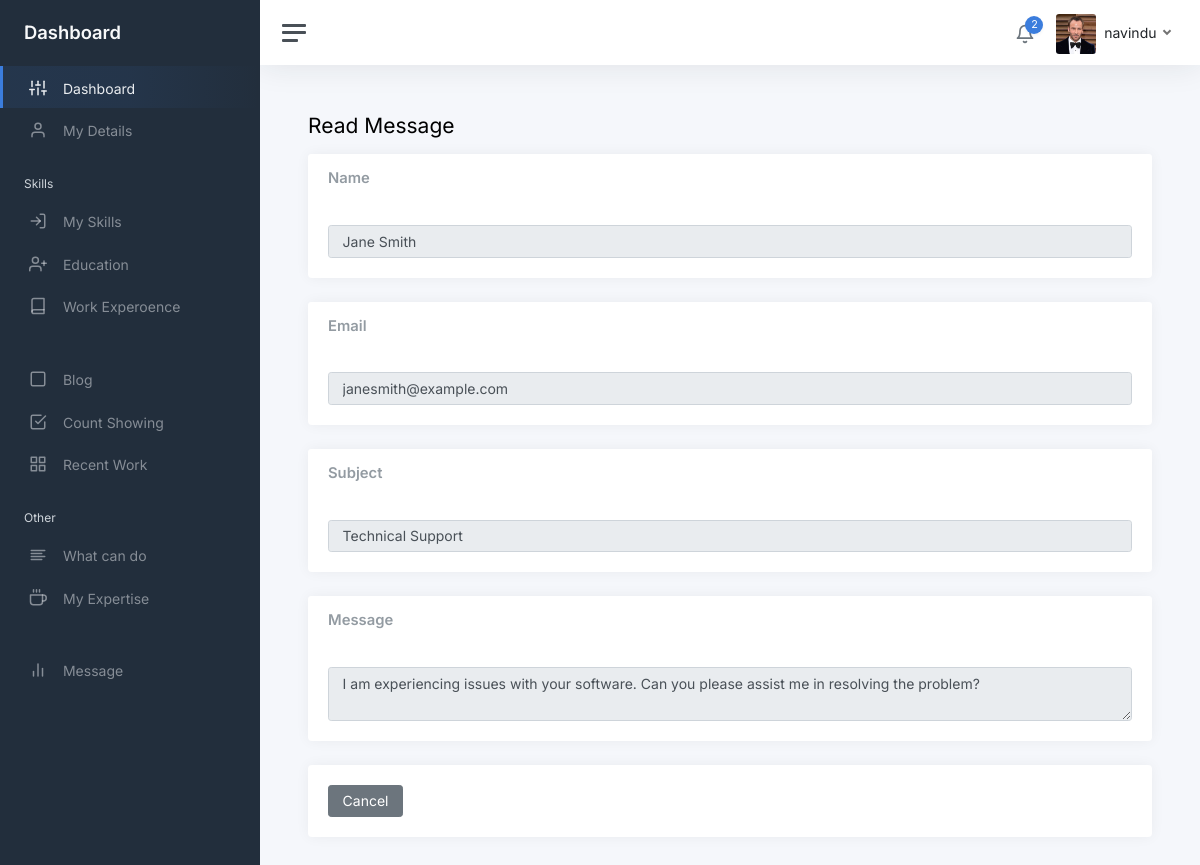
The app's page /admin2/static/viewmsg.php?id=2 with its own data.
### tables this page shows
CREATE TABLE `Detila` (
  `Id` int(11) NOT NULL,
  `Name` text DEFAULT NULL,
  `Role` text DEFAULT NULL,
  `AboutMe` text DEFAULT NULL,
  `Country` text DEFAULT NULL,
  `Profile_Pic` text DEFAULT NULL,
  `Bg_picture1` text DEFAULT NULL,
  `Bg_picture2` text DEFAULT NULL,
  `Skill_desc` text DEFAULT NULL,
  `email` varchar(255) DEFAULT NULL,
  `address` varchar(255) DEFAULT NULL,
  `telephone` varchar(20) DEFAULT NULL,
  `Cv` text DEFAULT NULL,
  `hirebanner` int(11) DEFAULT NULL
);

CREATE TABLE `Admin_chat` (
  `Id` int(11) NOT NULL,
  `Name` text DEFAULT NULL,
  `email` text DEFAULT NULL,
  `Subject` text DEFAULT NULL,
  `Message` text DEFAULT NULL,
  `Date` date DEFAULT NULL,
  `Looking` int(11) DEFAULT NULL
);

### admin2/static/viewmsg.php (the view, shortened to what this page needs)
<?php
    require_once '../../connection.php';
    require_once './header.php';
    $id = $_GET['id'];
?>
<link rel="stylesheet" href="css/mydetails.css">
            <main class="content">
				<div class="container-fluid p-0">
                    <form action="php/add/skills.php" method="post" enctype="multipart/form-data">
                            <div class="mb-3">
                                <h1 class="h3 d-inline align-middle">Read Message</h1>
                            </div>
                            <?php
                                    $sql1 = "SELECT * FROM Admin_chat WHERE Id ='$id'";
                                    $result1 = $conn->query($sql1);
                                    while($row1= $result1->fetch_assoc()) {
                            ?>
                            <div class="row">
                                <div class="col-12">
                                    <div class="card">
                                        <div class="card-header">
                                            <h5 class="card-title mb-0">Name</h5>
                                        </div>
                                        <div class="card-body">
                                            <input type="text" class="form-control" name="title" placeholder="Name"  value="<?php echo $row1['Name'] ?>" readonly>
                                        </div>
                                    </div>
                                    <div class="card">
                                        <div class="card-header">
                                            <h5 class="card-title mb-0">Email</h5>
                                        </div>
                                        <div class="card-body">
                                        <input type="text" class="form-control" name="title" placeholder="Email" value="<?php echo $row1['email'] ?>" readonly>
                                        </div>
                                    </div>
                                    <div class="card">
                                        <div class="card-header">
                                            <h5 class="card-title mb-0">Subject</h5>
                                        </div>
                                        <div class="card-body">
                                            <input type="text" class="form-control" name="pesentage" placeholder="Subject" value="<?php echo $row1['Subject'] ?>" readonly>
                                        </div>
                                    </div>
                                    <div class="card">
                                        <div class="card-header">
                                            <h5 class="card-title mb-0">Message</h5>
                                        </div>
                                        <div class="card-body">
                                        <textarea class="form-control" name="message" placeholder="Message" readonly><?php echo $row1['Message'] ?></textarea>
                                        </div>
                                    </div>
                                </div>
                            </div>
                            <?php } ?>
                            <div class="card">
                                <div class="card-body">
                                    <div class="finishbtn">
                                        <button class="btn btn-secondary" type="button" onclick="goBack()">Cancel</button>
                                    </div>
                                </div>
                            </div>
                    </form>
				</div>
			</main>
		</div>
	</div>
</body>
</html>

### admin2/static/header.php (shortened to what this page needs)
<!DOCTYPE html>
<html lang="en">
<head>
	<link href="css/app.css" rel="stylesheet">
</head>
<body>
	<div class="wrapper">
		<nav id="sidebar" class="sidebar js-sidebar">
			<div class="sidebar-content js-simplebar">
				<a class="sidebar-brand" href="index.html">
                    <span class="align-middle">Dashboard</span>
                </a>
				<ul class="sidebar-nav">
					<li class="sidebar-item active">
						<a class="sidebar-link" href="./index.php">
                        <i class="align-middle" data-feather="sliders"></i> <span class="align-middle">Dashboard</span>
                        </a>
					</li>
					<li class="sidebar-item">
						<a class="sidebar-link" href="./mydetails.php">
                        <i class="align-middle" data-feather="user"></i> <span class="align-middle">My Details</span>
                        </a>
					</li>
                    <li class="sidebar-header">
						Skills
					</li>
					<li class="sidebar-item">
						<a class="sidebar-link" href="./skills.php">
                        <i class="align-middle" data-feather="log-in"></i> <span class="align-middle">My Skills</span>
                        </a>
					</li>
					<li class="sidebar-item">
                            <a class="sidebar-link" href="education.php">
                            <i class="align-middle" data-feather="user-plus"></i> <span class="align-middle">Education</span>
                            </a>
					</li>
					<li class="sidebar-item">
						<a class="sidebar-link" href="workexperience.php">
                        <i class="align-middle" data-feather="book"></i> <span class="align-middle">Work Experoence</span>
                        </a>
					</li>
					<li class="sidebar-header">
					</li>
					<li class="sidebar-item">
						<a class="sidebar-link" href="blog.php">
                        <i class="align-middle" data-feather="square"></i> <span class="align-middle">Blog</span>
                        </a>
					</li>
					<li class="sidebar-item ">
						<a class="sidebar-link" href="countshow.php">
                        <i class="align-middle" data-feather="check-square"></i> <span class="align-middle">Count Showing</span>
                        </a>
					</li>
					<li class="sidebar-item">
						<a class="sidebar-link" href="recentwork.php">
                        <i class="align-middle" data-feather="grid"></i> <span class="align-middle">Recent Work</span>
                        </a>
					</li>
                    <li class="sidebar-header">
						Other
					</li>
					<li class="sidebar-item">
						<a class="sidebar-link" href="cando.php">
                        <i class="align-middle" data-feather="align-left"></i> <span class="align-middle">What can do</span>
                        </a>
					</li>
					<li class="sidebar-item">
						<a class="sidebar-link" href="myexpertise.php">
                        <i class="align-middle" data-feather="coffee"></i> <span class="align-middle">My Expertise</span>
                        </a>
					</li>
                    <li class="sidebar-header">
                    </li>
					<li class="sidebar-item">
						<a class="sidebar-link" href="mymsg.php">
                        <i class="align-middle" data-feather="bar-chart-2"></i> <span class="align-middle">Message</span>
                        </a>
					</li>
				</ul>
			</div>
		</nav>
		<div class="main">
			<nav class="navbar navbar-expand navbar-light navbar-bg">
				<a class="sidebar-toggle js-sidebar-toggle">
                    <i class="hamburger align-self-center"></i>
                </a>
				<div class="navbar-collapse collapse">
					<ul class="navbar-nav navbar-align">
						<li class="nav-item dropdown">
							<a class="nav-icon dropdown-toggle" href="mymsg.php">
								<div class="position-relative">
									<i class="align-middle" data-feather="bell"></i>
									<span class="indicator"><?php require_once 'php/showmsgcount.php'; ?></span>
								</div>
							</a>
						</li>
						<li class="nav-item dropdown">
                            <?php
                                $sql = "SELECT * FROM `Detila`";
                                $result = $conn->query($sql);
                                while ($row = $result->fetch_assoc()) {
                            ?>
							<a class="nav-link dropdown-toggle d-none d-sm-inline-block" href="#" data-bs-toggle="dropdown">
                                <img src="../../Assets/profile/<?php echo  $row['Profile_Pic'];?>" class="avatar img-fluid rounded me-1" alt="Charles Hall" /> <span class="text-dark"><?php echo  $row['Name'];?></span>
                            </a>
                            <?php } ?>
						</li>
					</ul>
				</div>
			</nav>

### admin2/static/css/mydetails.css (style rules this page uses)
.finishbtn { display: flex; justify-content: space-between !important; }

### records on screen
detila: Profile_Pic (picture), Name "navindu"
admin_chat: title "Jane Smith", title "janesmith@example.com", pesentage "Technical Support", message "I am experiencing issues with your software. Can you please assist me in resolving the problem?"

### other values on screen
$rowCount "2"
